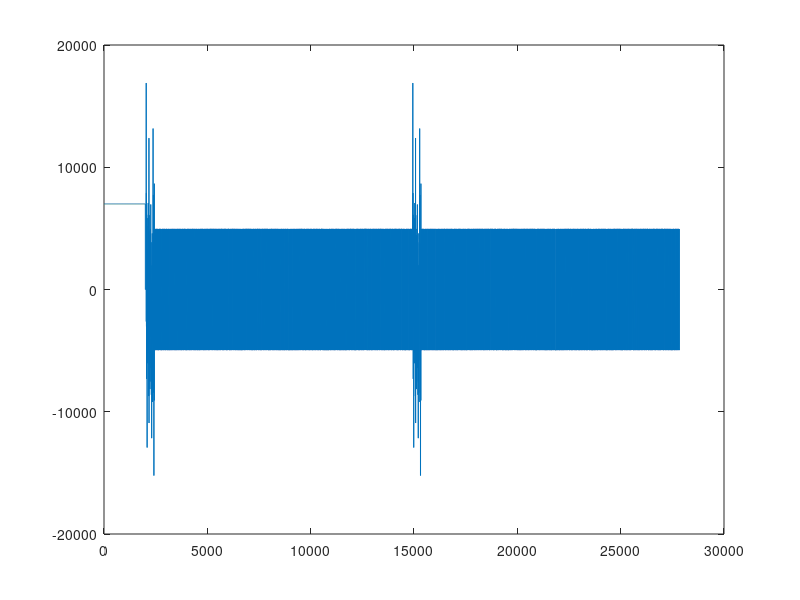
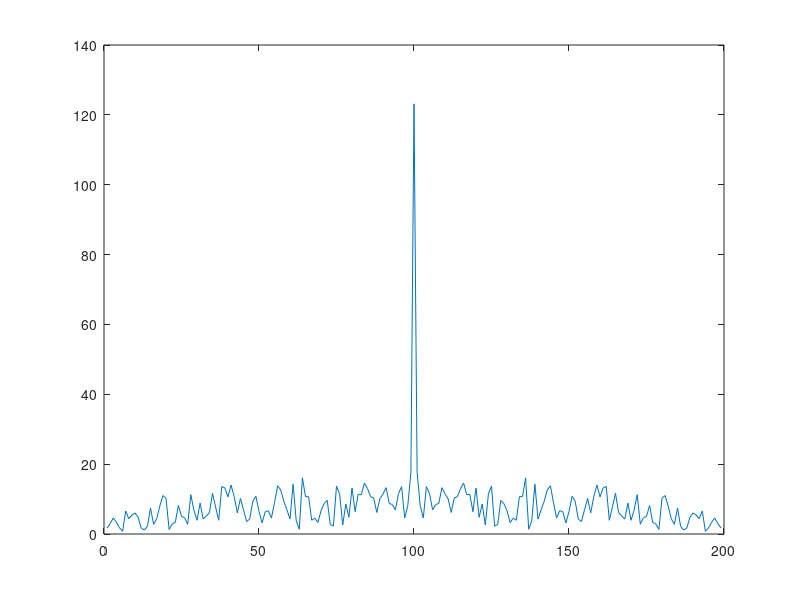
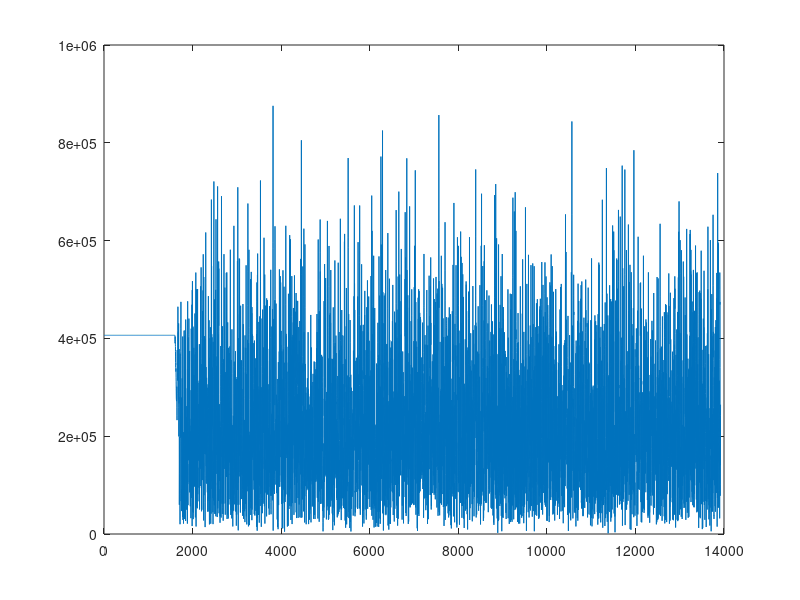

The MATLAB source for these figures, in order:
%close all;
fid1=fopen('train_norm.dat','r');
x=fread(fid1,100*2,'double');
fclose(fid1);

tComplex= zeros(1,100);
count = 1;
for i=1:2:100*2
    tComplex(count) = complex(x(i),x(i+1));
    count = count+1;
end



fid1=fopen('sent.dat','r');
x=fread(fid1,55680,'short');
fclose(fid1);

xComplex= zeros(1,55680/2);
count = 1;
for i=1:2:55680
    xComplex(count) = complex(x(i),x(i+1));
    count = count+1;
end

figure(1)
plot(real(xComplex))

a=rms(xComplex)

figure(2)
plot(abs(xcorr(tComplex)))

figure(3)
Q=4;
pulse=ones(1,4);
train_seq=upfirdn(tComplex, pulse, Q, 1);      %upsample original TS
    
    c = xcorr((xComplex),train_seq);
    c_dash = c(length(xComplex):floor(3/2*length(xComplex)+1));
    plot(abs(c_dash))
    [~,t_samp] = max(abs(c_dash));
    t_sampl=t_samp;
    
% Phase estimator using the training sequence.         
    
    phi_hat=angle(c(t_samp));
    phi_hat=mod(phi_hat,2*pi);
